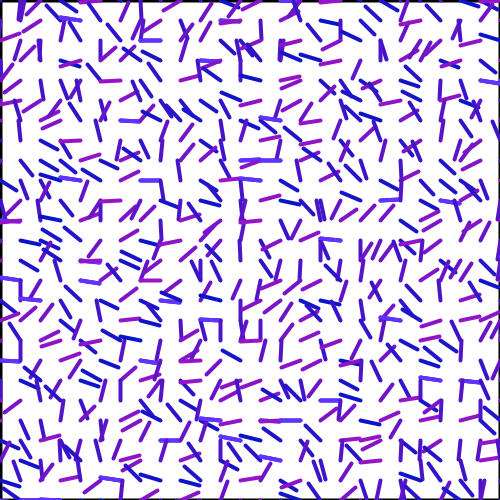
Frame 1 (no input)
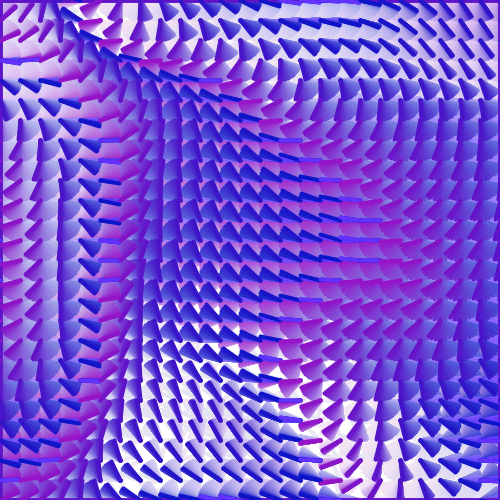
Frame 60 (the mouse pressed at the canvas centre just before this capture)
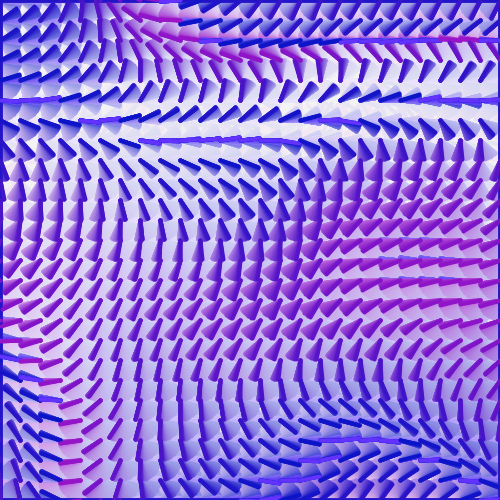
Frame 120 (the mouse held since frame 60 and released just before this capture)

The Processing sketch that drew these frames (run headless with seeded random() and noise(); from frame 60 on, the mouse is pressed at the canvas centre):

// Processing sketch: shine
// ── shine.pde
int n = 30;
float[][] magnets = new float[n][n];
float[][] forces = new float[n][n];
int time = 0;
int scale = 2;

void setup(){
  //size(10*n-10,20*n-10);
  size(500,500);
  int sx = 280*scale;
  int sy = 280*scale;
  //size(sx,sy);
  background(255);
  strokeWeight(2*scale);
  for (int i=0;i<n;i++){
    for (int j=0;j<n;j++){
      magnets[i][j] = random(2*PI);
      forces[i][j] = 0.0;
    }
  }
}

void draw(){
    for (int i=0;i<n;i++){
    for (int j=0;j<n;j++){
      //forces[i][j] = 0.0;
      forces[i][j] = 2*(noise(0.1*i,0.1*j,0.01*time)-0.5);
    }
  }
  
if (frameCount == 200) {
 save("output.png");
 exit();
// save("output.png");
// exit();
} 

  //background(255);
  fill(255,10);
  rect(0,0,width,height);
  for (int i=0;i<n;i++){
    for (int j=0;j<n;j++){
      pushMatrix();
      translate(10*scale*i,10*scale*j);
      rotate(magnets[i][j]);
      strokeWeight(2*scale);
      stroke(50*(abs(magnets[i][j]) % 3.12),20,200,255);
      line(10*scale,0,0,0);
      if (abs(magnets[i][j]) % 3.12 < 0.2) {
        stroke(100,50,255);
        line(10*scale,0,0,0);
      }
      
      
      //if (i>0 && i<9 && j>0 && j<9){
        if (i<9) {forces[i][j] -= magnets[i][j] - magnets[i+1][j];}
        if (i>0) {forces[i][j] -= magnets[i][j] - magnets[i-1][j];}
        if (j<9) {forces[i][j] -= magnets[i][j] - magnets[i][j+1];}
        if (j>0) {forces[i][j] -= magnets[i][j] - magnets[i][j-1];}
//        if (j==0) {forces[i][j] += 0.3*i*noise(time*0.01);}
        //if (j==0) {forces[i][j] += 4*noise(3*i+time*0.1)-1;}
      //}else{
        //magnets[i][j] += 0.1*random(-0.1,0.1);
        //magnets[i][j] += random(-1,1)/(1.1 + pow(mouseX - 10*i,2) + pow(mouseY - 10*j,2));
      //}
      magnets[i][j] += 0.3*forces[i][j];
      popMatrix();
    }
  }
  time++;
}



void mousePressed(){
    for (int i=0;i<n;i++){
    for (int j=0;j<n;j++){
      magnets[i][j] = random(-10,10);
    }
  }
}
